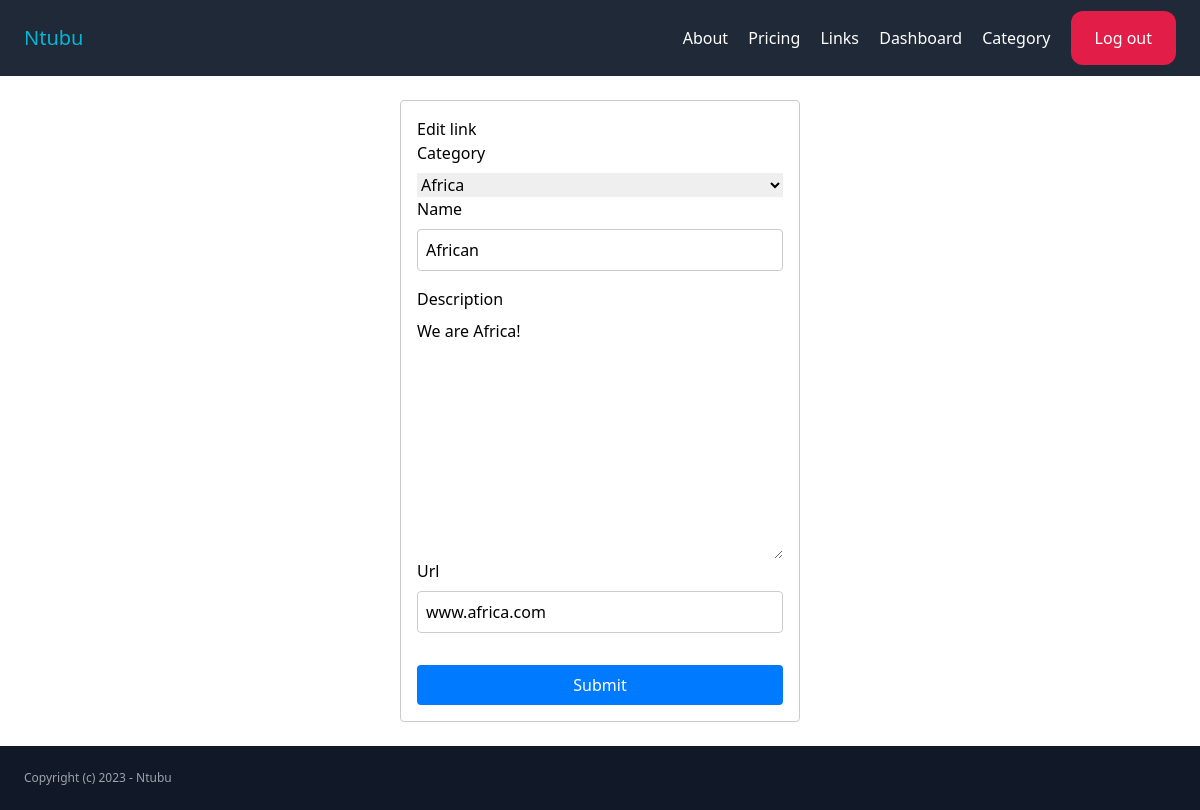
The app's page /links/3/edit/ (signed in) with its own data.
### link/models.py (models this page shows)
class Link(models.Model):
    category = models.ForeignKey(Category, related_name='links', on_delete=models.CASCADE)
    name = models.CharField(max_length=255)
    description = models.TextField(blank=True, null=True)
    url = models.CharField(max_length=255)
    created_by = models.ForeignKey(User, related_name='links', on_delete=models.CASCADE)
    created_at = models.DateTimeField(auto_now=True)
    class Meta:
        ordering = ('-created_at',)

### link/views.py (the view)
# urls.py: path('<int:pk>/edit/', views.edit_link, name='edit_link'),
@login_required
def edit_link(request, pk):
    link =  get_object_or_404(Link, created_by=request.user, pk=pk)
    if request.method == 'POST':
        form = LinkForm(request.POST, instance=link)
        if form.is_valid():
            form.save()
            return redirect('/links')
    else:
        form = LinkForm(instance=link)
    return render(request, 'link/create_category.html', {
        'form' : form,
        'title': 'Edit link',
    })

### link/forms.py
class LinkForm(forms.ModelForm):
    class Meta:
        model = Link
        fields = ('category','name','description', 'url')

### link/models.py (called while the page is built)
    def __str__(self) :
        return self.name

### link/templates/link/create_category.html (shortened to what this page needs)
{% extends 'main/base.html' %}
{% block content %}
<div class="signup-container">
  <h2>{{title}}</h2>
    <form class="signup-form" method="post" action=".">
        {% for field in form %}
          <label for="{{ field.auto_id }}">{{ field.label }}</label>
          {{ field }}
        {% endfor %}
        <button class="mt-4 py-4 px-6 bg-cyan-500 text-white rounded-xl">Submit</button>
      </form>
</div>
{% endblock %}

### main/static/css/styles.css (style rules this page uses)
.signup-container { max-width: 400px; margin: 0 auto; padding: 1rem; border: 1px solid #ccc; border-radius: 4px; }
.signup-form { display: flex; flex-direction: column; }
.signup-form label { margin-bottom: 0.5rem; }
.signup-form input { margin-bottom: 1rem; padding: 0.5rem; border: 1px solid #ccc; border-radius: 4px; }
.signup-form button { padding: 0.5rem; background-color: #007bff; color: white; border: none; border-radius: 4px; cursor: pointer; }

### records on screen
Link: form "Africa" "African" "We are Africa!" "www.africa.com"

### other values on screen
{{ title }} "Edit link"
{{ field.label }} "Category" "Name" "Description" "Url"
